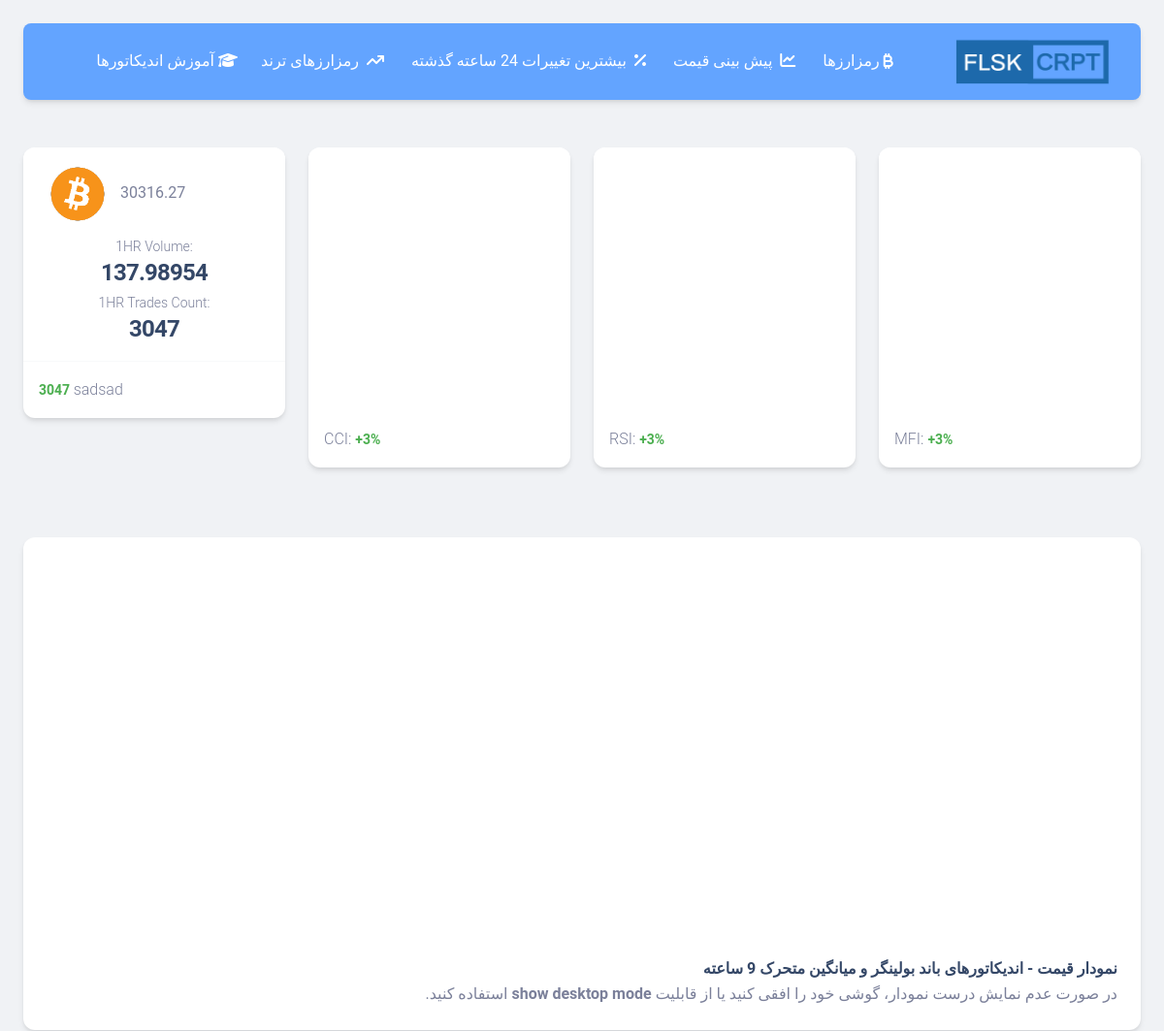
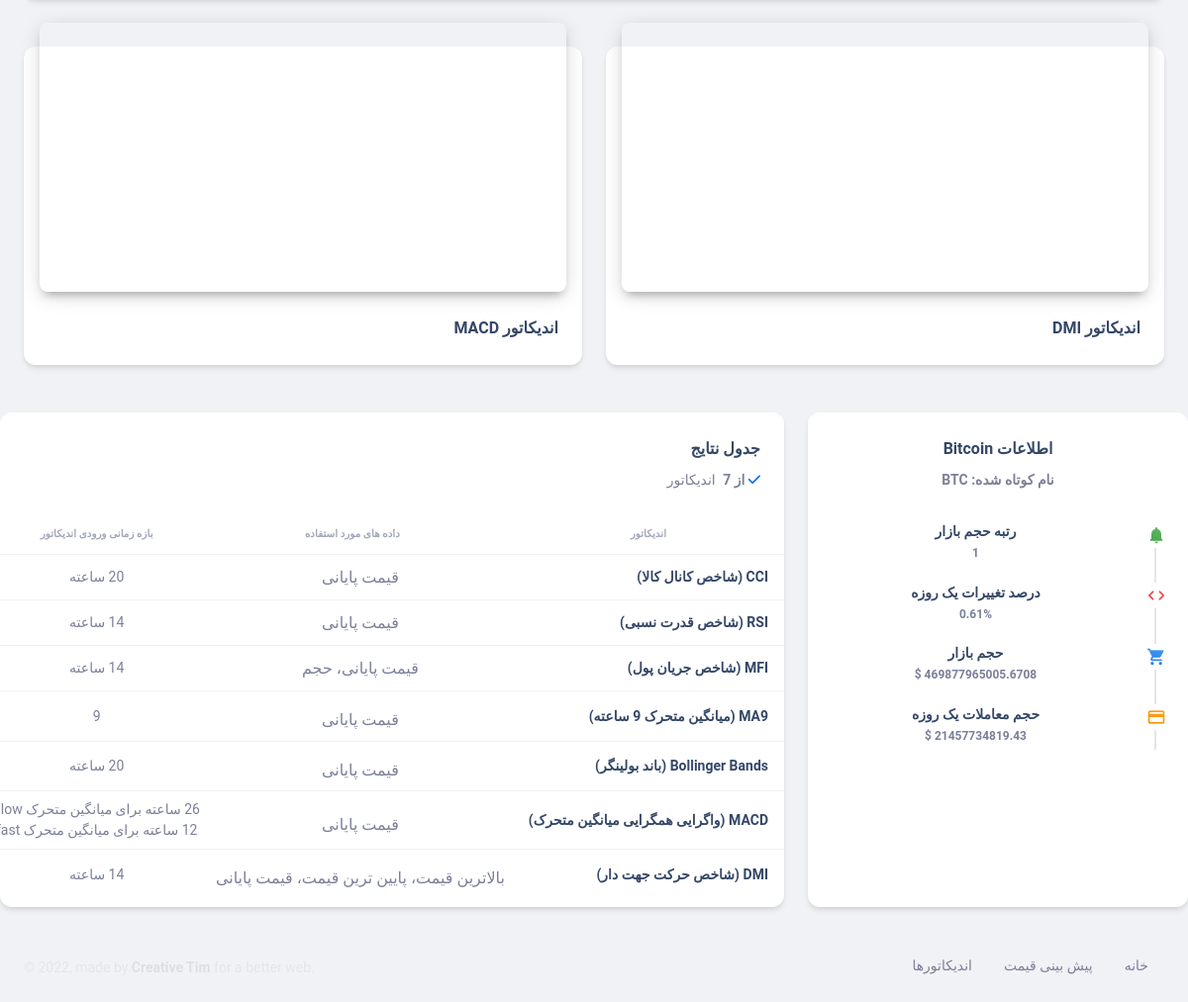
The page /expectation/BTC on the database its author committed (2 pictures, top to bottom).
### models.py (models this page shows)
class expectation(db.Model):
    id=db.Column(db.Integer, primary_key=True)
    ShortName=db.Column(db.String(30))
    time_Open=db.Column(db.String(30))
    Open=db.Column(db.Float)
    Close=db.Column(db.Float)
    High=db.Column(db.Float)
    Low=db.Column(db.Float)
    Volume=db.Column(db.Float)
    trades_Count=db.Column(db.Integer)

class Coins_Table(db.Model):
    id=db.Column(db.Integer, primary_key=True, autoincrement=True)
    ShortName=db.Column(db.String(10))
    FullName=db.Column(db.String(20))
    price=db.Column(db.Float)
    percent=db.Column(db.Float)
    marketcap=db.Column(db.Float)
    volume=db.Column(db.Float)

### views.py (the view)
@app.route("/expectation/<coin_name>")
def expectation_page(coin_name):
    from sqlalchemy import or_,func
    Coin = models.Coins_Table.query.filter(
    or_(models.Coins_Table.ShortName.ilike(coin_name),models.Coins_Table.FullName.ilike(coin_name))
    ).first()
    data=models.Expectation_Finder(Coin.ShortName)
    return render_template('expectation/index.html',data=data,Coin=Coin)

### models.py (called while the page is built)
def Expectation_Finder(short_name):
    expect_data=expectation.query.filter_by(ShortName=short_name).group_by(expectation.time_Open).all()
    return expect_data

### templates/expectation/index.html (shortened to what this page needs)
{% extends 'base.html' %}
{% block head %}
  <link id="pagestyle" href="{{url_for('static',filename='css/material-dashboard.css')}}" rel="stylesheet" />
{% endblock head %}
{% block content %}
<div class="g-sidenav-show  bg-gray-200 mt-8">
  <main class="main-content position-relative max-height-vh-100 h-100 border-radius-lg ">
    <div class="container-fluid py-4">
      <div class="row mb-5">
        <div class="col-xl-3 col-sm-6 mb-xl-0 mb-4">
          <div class="card">
            <div class="card-header p-3 pt-2">
              <img src="/uploads/coins/{{data[0].ShortName}}.png" alt="" style="width:5rem;">
              <span>{{data[-1].Close}}</span>
              <div class="text-center pt-1">
                <p class="text-sm mb-0 text-capitalize">1HR Volume:</p>
                <h4 class="mb-0">{{data[-1].Volume}}</h4>
              </div>
              <div class="text-center pt-1">
                <p class="text-sm mb-0 text-capitalize">1HR Trades Count:</p>
                <h4 class="mb-0">{{data[-1].trades_Count}}</h4>
              </div>
            </div>
            <hr class="dark horizontal my-0">
            <div class="card-footer p-3">
              <p class="mb-0"><span class="text-success text-sm font-weight-bolder">{{data[-1].trades_Count}} </span>sadsad</p>
            </div>
          </div>
        </div>
        <div class="col-xl-3 col-sm-6 mb-xl-0 mb-4">
          <div class="card">
            <div class="card-header p-3">
              <div id="chartdiv" class="chartdiv"></div>
            </div>
            <div class="card-footer p-3">
              <p class="mb-0">CCI: <span class="text-success text-sm font-weight-bolder cci">+3% </span></p>
            </div>
          </div>
        </div>
        <div class="col-xl-3 col-sm-6 mb-xl-0 mb-4">
          <div class="card">
            <div class="card-header p-3">
              <div id="chartdiv2" class="chartdiv"></div>
            </div>
            <div class="card-footer p-3">
              <p class="mb-0">RSI: <span class="text-success text-sm font-weight-bolder rsi">+3% </span></p>
            </div>
          </div>
        </div>
        <div class="col-xl-3 col-sm-6 mb-xl-0 mb-4">
          <div class="card">
            <div class="card-header p-3">
              <div id="MFI" class="chartdiv"></div>
            </div>
            <div class="card-footer p-3">
              <p class="mb-0">MFI: <span class="text-success text-sm font-weight-bolder mfi">+3% </span></p>
            </div>
          </div>
        </div>
      </div>
      <div class="row mt-4">
        <div class="col-md-12 mt-4 mb-4">
          <div class="card z-index-2 ">
            <div class="card-header p-0 position-relative mt-n4 mx-3 z-index-2 bg-transparent">
              <div class="border-radius-lg py-3 pe-1">
                <div id="price-chart" class="rem-25">
                </div>
              </div>
            </div>
            <div class="card-body text-end rtl">
              <h6 class="mb-0 ">نمودار قیمت - اندیکاتورهای باند بولینگر و میانگین متحرک 9 ساعته</h6>
              <span>در صورت عدم نمایش درست نمودار، گوشی خود را افقی کنید یا از قابلیت <strong>show desktop mode</strong> استفاده کنید.</span>
            </div>
          </div>
        </div>
        <div class="col-md-6 mt-4 mb-4">
          <div class="card z-index-2  ">
            <div class="card-header p-0 position-relative mt-n4 mx-3 z-index-2 bg-transparent">
              <div class="shadow-dark border-radius-lg py-3 pe-1">
                <div id="MACD" class="chartdiv">
                </div>
              </div>
            </div>
            <div class="card-body rtl">
              <h6 class="mb-0 ">اندیکاتور MACD</h6>
            </div>
          </div>
        </div>
        <div class="col-md-6 mt-4 mb-3">
          <div class="card z-index-2 ">
            <div class="card-header p-0 position-relative mt-n4 mx-3 z-index-2 bg-transparent">
              <div class=" shadow-dark border-radius-lg py-3 pe-1">
                <div id="DMI" class="chartdiv">
                </div>
              </div>
            </div>
            <div class="card-body rtl">
              <h6 class="mb-0 ">اندیکاتور DMI</h6>
              </div>
            </div>
          </div>
        </div>
      </div>
      <div class="row mb-4">
        <div class="col-lg-8 col-md-6 mb-md-0 mb-4">
          <div class="card rtl">
            <div class="card-header pb-0">
              <div class="row">
                <div class="col-lg-12 col-7">
                  <h6>جدول نتایج</h6>
                  <p class="text-sm mb-0">
                    <i class="fa fa-check text-info" aria-hidden="true"></i>
                    <span class="font-weight-bold ms-1">از 7</span> اندیکاتور
                  </p>
                </div>
              </div>
            </div>
            <div class="card-body px-0 pb-2">
              <div class="table-responsive">
                <table class="table align-items-center mb-0">
                  <thead>
                    <tr>
                      <th class="text-uppercase text-secondary text-xxs font-weight-bolder opacity-7">اندیکاتور</th>
                      <th class="text-uppercase text-secondary text-xxs font-weight-bolder opacity-7 ps-2">داده های مورد استفاده</th>
                      <th class="text-center text-uppercase text-secondary text-xxs font-weight-bolder opacity-7">بازه زمانی ورودی اندیکاتور</th>
                    </tr>
                  </thead>
                  <tbody>
                    <tr>
                      <td>
                        <div class="d-flex px-2 py-1">
                          <div class="d-flex flex-column justify-content-center">
                            <h6 class="mb-0 text-sm">CCI (شاخص کانال کالا)</h6>
                          </div>
                        </div>
                      </td>
                      <td>
                          قیمت پایانی
                      </td>
                      <td class="align-middle text-center text-sm">
                        <span class=""> 20 ساعته </span>
                      </td>
                    </tr>
                    <tr>
                      <td>
                        <div class="d-flex px-2 py-1">
                          <div class="d-flex flex-column justify-content-center">
                            <h6 class="mb-0 text-sm">RSI (شاخص قدرت نسبی)</h6>
                          </div>
                        </div>
                      </td>
                      <td>
                        قیمت پایانی
                      </td>
                      <td class="align-middle text-center text-sm">
                        <span class="">14 ساعته</span>
                      </td>
                    </tr>
                    <tr>
                      <td>
                        <div class="d-flex px-2 py-1">
                          <div class="d-flex flex-column justify-content-center">
                            <h6 class="mb-0 text-sm">MFI (شاخص جریان پول)</h6>
                          </div>
                        </div>
                      </td>
                      <td>
                        قیمت پایانی، حجم
                        </div>
                      <td class="align-middle text-center text-sm">
                        <span class="">14 ساعته</span>
                      </td>
                    <tr>
                      <td>
                        <div class="d-flex px-2 py-1">
                          <div class="d-flex flex-column justify-content-center">
                            <h6 class="mb-0 text-sm">MA9 (میانگین متحرک 9 ساعته)</h6>
                          </div>
                        </div>
                      </td>
                      <td>
                        <div class="avatar-group mt-2">
                          قیمت پایانی
                        </div>
                      </td>
                      <td class="align-middle text-center text-sm">
                        <span class="">9</span>
                      </td>
                    </tr>
                    <tr>
                      <td>
                        <div class="d-flex px-2 py-1">
                          <div class="d-flex flex-column justify-content-center">
                            <h6 class="mb-0 text-sm">Bollinger Bands (باند بولینگر)</h6>
                          </div>
                        </div>
                      </td>
                      <td>
                        <div class="avatar-group mt-2">
                          قیمت پایانی
                        </div>
                      </td>
                      <td class="align-middle text-center text-sm">
                        <span class=""> 20 ساعته </span>
                      </td>
                    </tr>
                    <tr>
                      <td>
                        <div class="d-flex px-2 py-1">
                          <div class="d-flex flex-column justify-content-center">
                            <h6 class="mb-0 text-sm">MACD (واگرایی همگرایی میانگین متحرک)</h6>
                          </div>
                        </div>
                      </td>
                      <td>
                        <div class="avatar-group mt-2">
                          قیمت پایانی
                        </div>
                      </td>
                      <td class="align-middle text-center text-sm">
                        <span class=""> 26 ساعته برای میانگین متحرک slow<br>  12 ساعته برای میانگین متحرک fast </span>
                      </td>
                    </tr>
                    <tr>
                      <td>
                        <div class="d-flex px-2 py-1">
                          <div class="d-flex flex-column justify-content-center">
                            <h6 class="mb-0 text-sm">DMI (شاخص حرکت جهت دار)</h6>
                          </div>
                        </div>
                      </td>
                      <td>
                        <div class="avatar-group mt-2">
                          بالاترین قیمت، پایین ترین قیمت، قیمت پایانی
                        </div>
                      </td>
                      <td class="align-middle text-center text-sm">
                        <span class=""> 14 ساعته </span>
                      </td>
                    </tr>
              </div>
            </div>
          </div>
        </div>
        <div class="col-lg-4 col-md-6">
          <div class="card h-100 text-center rtl">
            <div class="card-header pb-0">
              <h6>اطلاعات {{Coin.FullName}}</h6>
              <p class="text-sm">
                <span class="font-weight-bold">نام کوتاه شده: {{data[0].ShortName}}</span>
              </p>
            </div>
            <div class="card-body p-3">
              <div class="timeline timeline-one-side">
                <div class="timeline-block mb-3">
                  <span class="timeline-step">
                    <i class="material-icons text-success text-gradient">notifications</i>
                  </span>
                  <div class="timeline-content">
                    <h6 class="text-dark text-sm font-weight-bold mb-0">رتبه حجم بازار</h6>
                    <p class="text-secondary font-weight-bold text-xs mt-1 mb-0">{{Coin.id}}</p>
                  </div>
                </div>
                <div class="timeline-block mb-3">
                  <span class="timeline-step">
                    <i class="material-icons text-danger text-gradient">code</i>
                  </span>
                  <div class="timeline-content">
                    <h6 class="text-dark text-sm font-weight-bold mb-0">درصد تغییرات یک روزه</h6>
                    <p class="text-secondary font-weight-bold text-xs mt-1 mb-0">{{Coin.percent|round(2)}}%</p>
                  </div>
                </div>
                <div class="timeline-block mb-3">
                  <span class="timeline-step">
                    <i class="material-icons text-info text-gradient">shopping_cart</i>
                  </span>
                  <div class="timeline-content">
                    <h6 class="text-dark text-sm font-weight-bold mb-0">حجم بازار</h6>
                    <p class="text-secondary font-weight-bold text-xs mt-1 mb-0">{{Coin.marketcap}} $</p>
                  </div>
                </div>
                <div class="timeline-block mb-3">
                  <span class="timeline-step">
                    <i class="material-icons text-warning text-gradient">credit_card</i>
                  </span>
                  <div class="timeline-content">
                    <h6 class="text-dark text-sm font-weight-bold mb-0">حجم معاملات یک روزه</h6>
                    <p class="text-secondary font-weight-bold text-xs mt-1 mb-0">{{Coin.volume|round(2)}} $</p>
                  </div>
                </div>
              </div>
            </div>
          </div>
        </div>
      </div>
      {% block footer %}
      <footer class="footer py-4  ">
        <div class="container-fluid">
          <div class="row align-items-center justify-content-lg-between">
            <div class="col-lg-6 mb-lg-0 mb-4">
              <div class="copyright text-center text-sm text-muted text-lg-start opacity-1">
                <a href="https://www.creative-tim.com" class="font-weight-bold" target="_blank">Creative Tim</a>
              </div>
            </div>
            <div class="col-lg-6 rtl">
              <ul class="nav nav-footer justify-content-center justify-content-lg-start">
                <li class="nav-item">
                  <a href="/" class="nav-link text-muted" target="_blank">خانه</a>
                </li>
                <li class="nav-item">
                  <a href="{{url_for('expectationPage')}}" class="nav-link text-muted" target="_blank">پیش بینی قیمت</a>
                </li>
                <li class="nav-item">
                  <a href="{{url_for('BlogIndex')}}" class="nav-link text-muted" target="_blank">اندیکاتورها</a>
                </li>
              </ul>
            </div>
          </div>
        </div>
      </footer>
      {% endblock %}
{% endblock %}

### static/css/rtl.css (style rules this page uses)
.rtl { direction: rtl; }
ul { padding: 0; list-style-type: none; }

### templates/expectation/index.html (style rules this page uses)
body { background-color: #f0f2f5 !important; }
table { text-align: center; }
.chartdiv { width: 100%; height: 15rem ; }
.rem-25 { height: 25rem; }

### rows shown on the page
expectation: Close "30316.27", Volume "137.98954", trades_Count "3047"
Coins_Table: FullName "Bitcoin", id "1", percent "0.61", volume "21457734819.43"
expectation: ShortName "BTC"
